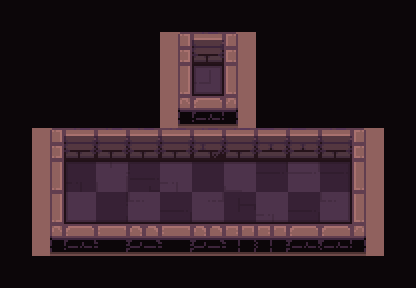

A level layout from a 2D game, rendered from its tile map. Below: a short description, then the map file with its tile-grid data intact:
An orthogonal 13x9 tile map with 32x32 px tiles, 5 tile layers (checkers, path, types, ground, ...) and 31 objects (10x hero, 10x egg, 9x cauldron, frame, strategy).

<map version="1.2" tiledversion="2019.03.13" orientation="orthogonal" renderorder="right-down" width="13" height="9" tilewidth="32" tileheight="32" infinite="0" nextlayerid="563" nextobjectid="326">
 <tileset firstgid="1" name="tileset" tilewidth="32" tileheight="32" spacing="2" margin="1" tilecount="200" columns="10">
  <image source="tileset.png" trans="000000" width="340" height="680" />
  <terraintypes>
   <terrain name="floor" tile="79" />
   <terrain name="wall" tile="69" />
   <terrain name="hole" tile="78" />
   <terrain name="infected" tile="77" />
  </terraintypes>
 </tileset>
 <layer id="558" name="checkers" width="13" height="9">
  <data encoding="csv">
69,0,69,0,69,0,69,0,69,0,69,0,69,
0,69,0,69,0,69,0,69,0,69,0,69,0,
69,0,69,0,69,0,69,0,69,0,69,0,69,
0,69,0,69,0,69,0,69,0,69,0,69,0,
69,0,69,0,69,0,69,0,69,0,69,0,69,
0,69,0,69,0,69,0,69,0,69,0,69,0,
69,0,69,0,69,0,69,0,69,0,69,0,69,
0,69,0,69,0,69,0,69,0,69,0,69,0,
69,0,69,0,69,0,69,0,69,0,69,0,69
</data>
 </layer>
 <objectgroup id="14" name="camera">
  <object id="12" name="frame" type="frame" x="50.6667" y="34.3333" width="316.003" height="204.333" />
  <object id="15" name="strategy" type="strategy" x="-38" y="136">
   <point />
  </object>
 </objectgroup>
 <layer id="559" name="path" width="13" height="9">
  <data encoding="csv">
0,0,0,0,0,0,0,0,0,0,0,0,0,
0,0,0,0,0,0,0,0,0,0,0,0,0,
0,0,0,0,0,0,80,0,0,0,0,0,0,
0,0,0,0,0,0,0,0,0,0,0,0,0,
0,0,0,0,0,0,0,0,0,0,0,0,0,
0,0,80,80,80,80,80,80,80,80,80,0,0,
0,0,80,80,80,80,80,80,80,80,80,0,0,
0,0,0,0,0,0,0,0,0,0,0,0,0,
0,0,0,0,0,0,0,0,0,0,0,0,0
</data>
 </layer>
 <objectgroup id="2" name="objects">
  <object id="33" name="hero" type="hero" x="207.667" y="84.501">
   <properties>
    <property name="item" type="int" value="316" />
   </properties>
   <point />
  </object>
  <object id="316" name="egg" type="egg" x="208" y="77">
   <properties>
    <property name="showLottery" type="bool" value="true" />
    <property name="value" value="rng(0,9)" />
   </properties>
   <point />
  </object>
  <object id="298" name="hero" type="hero" x="82" y="179">
   <properties>
    <property name="item" type="int" value="317" />
   </properties>
   <point />
  </object>
  <object id="299" name="hero" type="hero" x="111" y="179">
   <properties>
    <property name="item" type="int" value="318" />
   </properties>
   <point />
  </object>
  <object id="300" name="hero" type="hero" x="141" y="174">
   <properties>
    <property name="item" type="int" value="319" />
   </properties>
   <point />
  </object>
  <object id="301" name="hero" type="hero" x="176" y="179">
   <properties>
    <property name="item" type="int" value="320" />
   </properties>
   <point />
  </object>
  <object id="302" name="hero" type="hero" x="209" y="175">
   <properties>
    <property name="item" type="int" value="321" />
   </properties>
   <point />
  </object>
  <object id="303" name="hero" type="hero" x="242" y="177">
   <properties>
    <property name="item" type="int" value="322" />
   </properties>
   <point />
  </object>
  <object id="304" name="hero" type="hero" x="273" y="175">
   <properties>
    <property name="item" type="int" value="323" />
   </properties>
   <point />
  </object>
  <object id="305" name="hero" type="hero" x="304" y="177">
   <properties>
    <property name="item" type="int" value="324" />
   </properties>
   <point />
  </object>
  <object id="306" name="hero" type="hero" x="337" y="174">
   <properties>
    <property name="item" type="int" value="325" />
   </properties>
   <point />
  </object>
  <object id="307" name="cauldron" type="cauldron" x="81" y="209">
   <point />
  </object>
  <object id="308" name="cauldron" type="cauldron" x="113" y="209">
   <point />
  </object>
  <object id="309" name="cauldron" type="cauldron" x="143" y="207">
   <point />
  </object>
  <object id="310" name="cauldron" type="cauldron" x="175" y="209">
   <point />
  </object>
  <object id="311" name="cauldron" type="cauldron" x="210" y="210">
   <point />
  </object>
  <object id="312" name="cauldron" type="cauldron" x="239" y="210">
   <point />
  </object>
  <object id="313" name="cauldron" type="cauldron" x="271" y="205">
   <point />
  </object>
  <object id="314" name="cauldron" type="cauldron" x="305" y="207">
   <point />
  </object>
  <object id="315" name="cauldron" type="cauldron" x="338" y="211">
   <point />
  </object>
  <object id="317" name="egg" type="egg" x="77" y="176">
   <properties>
    <property name="showLottery" type="bool" value="true" />
    <property name="value" value="rng(0,9)" />
   </properties>
   <point />
  </object>
  <object id="318" name="egg" type="egg" x="113" y="175">
   <properties>
    <property name="showLottery" type="bool" value="true" />
    <property name="value" value="rng(0,9)" />
   </properties>
   <point />
  </object>
  <object id="319" name="egg" type="egg" x="148" y="175">
   <properties>
    <property name="showLottery" type="bool" value="true" />
    <property name="value" value="rng(0,9)" />
   </properties>
   <point />
  </object>
  <object id="320" name="egg" type="egg" x="179" y="175">
   <properties>
    <property name="showLottery" type="bool" value="true" />
    <property name="value" value="rng(0,9)" />
   </properties>
   <point />
  </object>
  <object id="321" name="egg" type="egg" x="207" y="174">
   <properties>
    <property name="showLottery" type="bool" value="true" />
    <property name="value" value="rng(0,9)" />
   </properties>
   <point />
  </object>
  <object id="322" name="egg" type="egg" x="241" y="176">
   <properties>
    <property name="showLottery" type="bool" value="true" />
    <property name="value" value="rng(0,9)" />
   </properties>
   <point />
  </object>
  <object id="323" name="egg" type="egg" x="275" y="177">
   <properties>
    <property name="showLottery" type="bool" value="true" />
    <property name="value" value="rng(0,9)" />
   </properties>
   <point />
  </object>
  <object id="324" name="egg" type="egg" x="304" y="177">
   <properties>
    <property name="showLottery" type="bool" value="true" />
    <property name="value" value="rng(0,9)" />
   </properties>
   <point />
  </object>
  <object id="325" name="egg" type="egg" x="336" y="177">
   <properties>
    <property name="showLottery" type="bool" value="true" />
    <property name="value" value="rng(0,9)" />
   </properties>
   <point />
  </object>
 </objectgroup>
 <layer id="560" name="types" width="13" height="9">
  <data encoding="csv">
79,79,79,79,79,79,79,79,79,79,79,79,79,
79,79,79,79,79,70,70,70,79,79,79,79,79,
79,79,79,79,79,70,80,70,79,79,79,79,79,
79,79,79,79,79,70,70,70,79,79,79,79,79,
79,70,70,70,70,70,70,70,70,70,70,70,79,
79,70,80,80,80,80,80,80,80,80,80,70,79,
79,70,80,80,80,80,80,80,80,80,80,70,79,
79,70,70,70,70,70,70,70,70,70,70,70,79,
79,79,79,79,79,79,79,79,79,79,79,79,79
</data>
 </layer>
 <layer id="561" name="ground" width="13" height="9">
  <data encoding="csv">
0,0,0,0,0,0,0,0,0,0,0,0,0,
0,0,0,0,0,1,2,6,0,0,0,0,0,
0,0,0,0,0,31,151,36,0,0,0,0,0,
0,0,0,0,0,41,42,46,0,0,0,0,0,
0,1,2,5,5,5,4,5,3,3,2,6,0,
0,11,30,143,38,144,19,134,28,142,28,16,0,
0,31,133,17,124,9,121,18,144,9,124,36,0,
0,41,42,52,43,52,43,53,53,42,45,46,0,
0,0,0,0,0,0,0,0,0,0,0,0,0
</data>
 </layer>
 <layer id="562" name="floor_shadow" width="13" height="9">
  <data encoding="csv">
0,0,0,0,0,0,0,0,0,0,0,0,0,
0,0,0,0,0,0,0,0,0,0,0,0,0,
0,0,0,0,0,0,85,0,0,0,0,0,0,
0,0,0,0,0,0,0,0,0,0,0,0,0,
0,0,0,0,0,0,0,0,0,0,0,0,0,
0,0,12,13,13,13,13,13,13,13,15,0,0,
0,0,32,33,33,33,33,33,33,33,35,0,0,
0,0,0,0,0,0,0,0,0,0,0,0,0,
0,0,0,0,0,0,0,0,0,0,0,0,0
</data>
 </layer>
</map>
